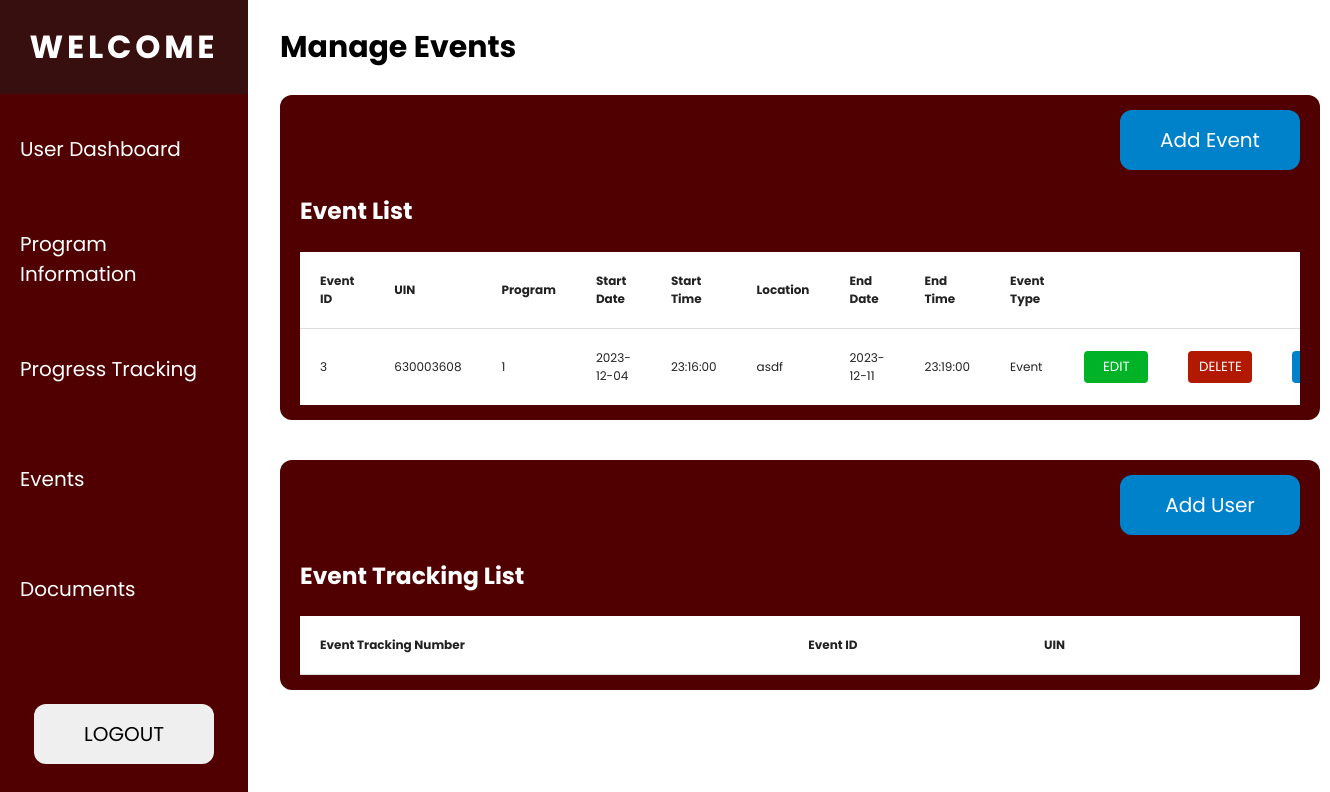
/pages/event_admin.php (signed in), run on the app's committed database.
### tables this page shows
CREATE TABLE `event` (
  `Event_Id` int(11) NOT NULL,
  `UIN` int(11) NOT NULL,
  `Program_Num` int(11) NOT NULL,
  `Start_Date` date NOT NULL,
  `Start_Time` time NOT NULL,
  `Location` varchar(255) NOT NULL,
  `End_Date` date NOT NULL,
  `End_Time` time NOT NULL,
  `Event_Type` varchar(255) NOT NULL
);

### pages/event_admin.php (the view, shortened to what this page needs)
<?php include '../assets/user_admin_header.php';
include '../assets/navbar.php';
include_once '../includes/dbh.inc.php';
?>
<div class="main-container margin-left-280">
    <div class="header">
        <h2>Manage Events</h2>
    </div>
    <div class="table-wrapper">
    <div class="flex flex-col align-end min-width-180">
        <button class="add-btn" id="open-event-modal">Add Event</button>
    </div>
        <h3>Event List</h3>
        <?php
            $stmt = $conn->prepare("SELECT * FROM event");
            $stmt->execute();
            $result = $stmt->get_result();
        ?>
        <div class="table-container">
            <table id="eventTable">
                <thead>
                    <tr>
                        <th>Event ID</th>
                        <th>UIN</th>
                        <th>Program</th>
                        <th>Start Date</th>
                        <th>Start Time</th>
                        <th>Location</th>
                        <th>End Date</th>
                        <th>End Time</th>
                        <th>Event Type</th>
                        <th class="hidden">.</th>
                        <th class="hidden">.</th>
                        <th class="hidden">.</th>
                    </tr>
                </thead>
                <tbody>
                    <?php
                    if(mysqli_num_rows($result) > 0) {
                        while($row = mysqli_fetch_assoc($result)) {
                            ?>
                            <tr>
                                <td><?php echo $row['Event_Id']; ?></td>
                                <td><?php echo $row['UIN']; ?></td>
                                <td><?php echo $row['Program_Num']; ?></td>
                                <td><?php echo $row['Start_Date']; ?></td>
                                <td><?php echo $row['Start_Time']; ?></td>
                                <td><?php echo $row['Location']; ?></td>
                                <td><?php echo $row['End_Date']; ?></td>
                                <td><?php echo $row['End_Time']; ?></td>
                                <td><?php echo $row['Event_Type']; ?></td>
                                <td>
                                    <form action="edit_event_admin.php" method="POST">
                                        <button type="submit" name="edit_btn" class="table-btn edit-btn">EDIT</button>
                                    </form>
                                </td>
                                <td>
                                    <form action="../includes/process_event.php" method="POST">
                                        <button type="submit" name="delete_btn" class="table-btn delete-btn">DELETE</button>
                                    </form>
                                </td>
                                <td>
                                    <button type="button" name="view_btn" class="table-btn view-btn" onclick="showEventTrackingDetails(<?php echo $row['Event_Id']; ?>)">VIEW</button>
                                </td>
                            </tr>
                            <?php
                        }
                    } else {
                    }
                    ?>
                </tbody>
            </table>
        </div>
    </div>
    <div id="event-tracking" class="table-wrapper margin-top-40">
        <div class="flex flex-col align-end">
            <button class="add-btn" id="open-event-user-modal">Add User</button>
        </div>
        <h3>Event Tracking List</h3>
        <div class="table-container">
            <table>
                <thead>
                    <tr>
                        <th>Event Tracking Number</th>
                        <th>Event ID</th>
                        <th>UIN</th>
                        <th class="hidden">.</th>
                    </tr>
                </thead>
            </table>
        </div>
    </div>
</div>

### css/navbar.css (style rules this page uses)
body { margin: 0; padding: 0; font-family: 'Poppins', sans-serif; }

### css/modal.css (style rules this page uses)
* { font-family: 'Poppins', sans-serif; }

### css/style.css (style rules this page uses)
.main-container { margin: 0; padding: 0; font-family: 'Poppins', sans-serif; font-size: 20px; color: black; }
.margin-left-280 { margin-left: 280px; }
.add-btn { border: none; font-family: 'Poppins', sans-serif; width: 180px; height: 60px; border-radius: 12px; display: flex; align-items: center; justify-content: center; font-size: 20px; background-color: #0082CB; color: white; transition: 0.1s; }
.header { display: flex; justify-content: space-between; align-items: center; padding-right: 35px; }
.table-wrapper { background-color: #500000; padding: 15px 20px; margin-right: 35px; border-radius: 12px; color: white; min-width: 1000px; }
.min-width-180 { min-width: 180px; }
.flex { display: flex; }
.flex-col { flex-direction: column; }
.align-end { align-items: flex-end; }
.margin-top-40 { margin-top: 40px; }
table { border-collapse: collapse; width: 100%; }
td, th { text-align: left; font-size: 12px; background-color: white; padding: 20px; color: #222222; }
th { border-bottom: 1px solid #ddd; }
.hidden { color: white; }
.table-container { overflow-x: auto; max-width: 1600px; }
.table-btn { width: 64px; height: 32px; padding: 6px 12px; color: #fff; border: none; border-radius: 4px; cursor: pointer; transition: 0.1s; display: flex; justify-content: center; }
.edit-btn { background-color: #00B226; text-align: center }
.delete-btn { background-color: #B31900; text-align: center }
.view-btn { background-color: #0082CB; }

### data on the page
event: Event_Id "3", UIN "630003608", Program_Num "1", Start_Date "2023-12-04", Start_Time "23:16:00", Location "asdf", End_Date "2023-12-11", End_Time "23:19:00", Event_Type "Event"
